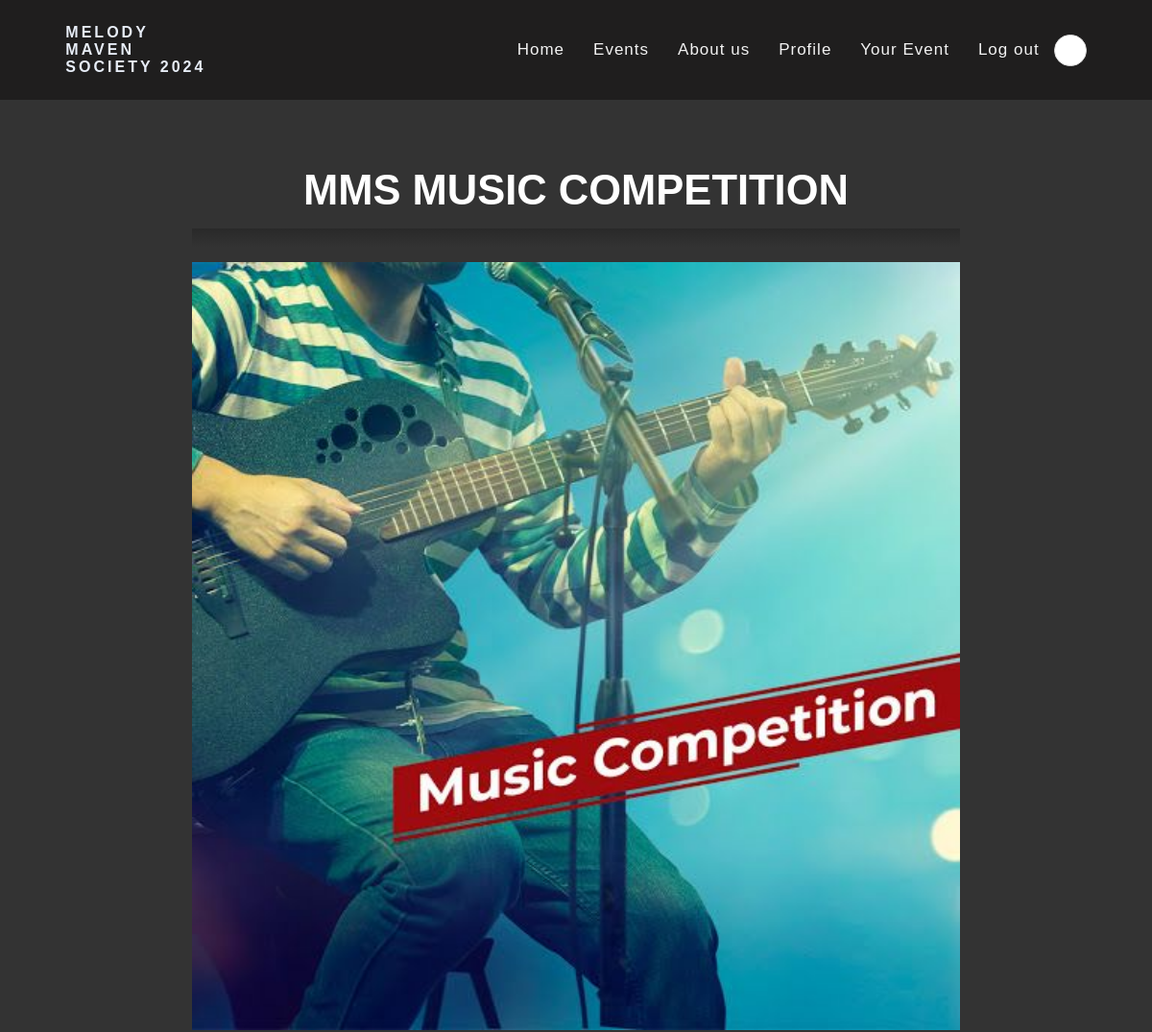
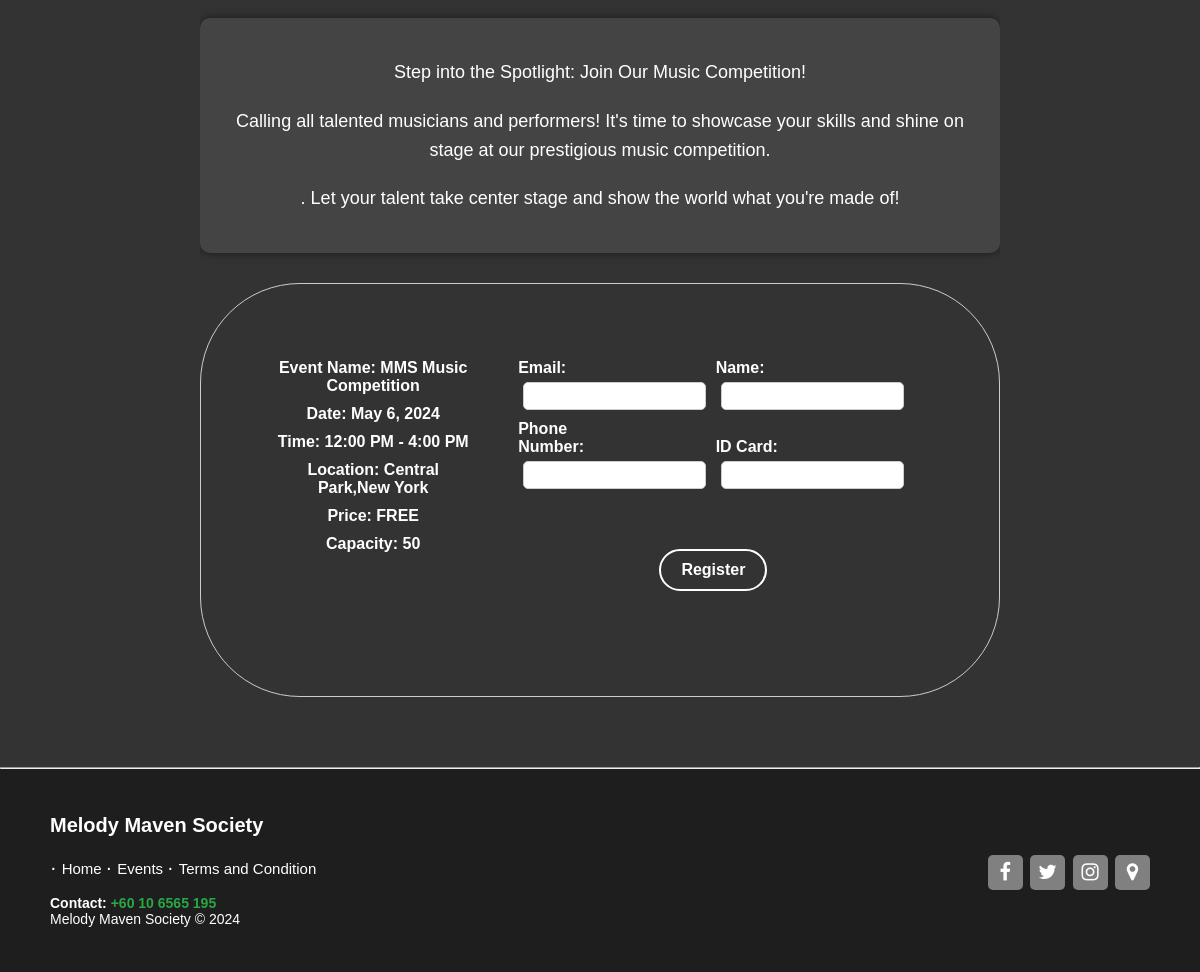
Screenshot of /php/musiccompetition.php (signed in) with the database file from the repository (2 pictures, top to bottom).
### tables this page shows
CREATE TABLE `event` (
  `EventID` int(11) NOT NULL,
  `EventName` varchar(30) NOT NULL,
  `EventDate` date NOT NULL,
  `EventLocation` varchar(255) NOT NULL,
  `EventPrice` varchar(30) NOT NULL,
  `EventCapacity` int(255) NOT NULL,
  `EventTime` varchar(255) NOT NULL,
  `status` varchar(255) NOT NULL
);

### php/musiccompetition.php (the view, shortened to what this page needs)
<?php
include 'headermember.php';
$con = new mysqli(DB_HOST, DB_USER, DB_PASS, DB_NAME);
$event_id = 3;
$sql_event = "SELECT * FROM event WHERE EventID = ?";
$stmt_event = $con->prepare($sql_event);
$stmt_event->bind_param("i", $event_id);
$stmt_event->execute();
$result_event = $stmt_event->get_result();
$event = $result_event->fetch_assoc();
?>
<!DOCTYPE html>
<html lang="en">
<head>
    <link rel="stylesheet" href="../css/eventregister1.css">
</head>
<body>
    <div class="container">
        <div class="eventh2">
            <h2><?php echo $event['EventName']; ?></h2>
        </div>
        <div class="gaminge1">
            <img src="../image/musiccompetition.jpg" alt="<?php echo $event['EventName']; ?>">
        </div>
        <div class="event">
            <p>
                <ul>
                     <li>Step into the Spotlight: Join Our Music Competition!</li>
                    <li>Calling all talented musicians and performers! It's time to showcase your skills and shine on stage at our prestigious music competition. </li>
                    <li>. Let your talent take center stage and show the world what you're made of!</li>
                </ul>
            </p>
        </div>
        <div class="event-details">
            <div class="details">
                <p><strong>Event Name:</strong> <?php echo $event['EventName']; ?></p>
                <p><strong>Date:</strong> <?php echo date('F j, Y', strtotime($event['EventDate'])); ?></p>
                <p><strong>Time:</strong> <?php echo $event['EventTime']; ?></p>
                <p><strong>Location:</strong> <?php echo $event['EventLocation']; ?></p>
                <p><strong>Price:</strong> <?php echo $event['EventPrice']; ?></p>
                <p><strong>Capacity:</strong> <?php echo $event['EventCapacity']; ?></p>
            </div>
            <div class="user-input">
                <form id="registrationForm" action="" method="post">
                    <div>
                        <label for="email">Email:</label>
                        <input type="email" id="email" name="email" required>
                    </div>
                    <div>
                        <label for="name">Name:</label>
                        <input type="text" id="name" name="name" required>
                    </div>
                    <div>
                        <label for="phone">Phone Number:</label>
                        <input type="tel" id="phone" name="phone" required>
                    </div>
                    <div>
                        <label for="id_card">ID Card:</label>
                        <input type="text" id="id_card" name="id_card" required>
                    </div>
                    <input type="submit" name="register" class="buy-1" value="Register">
                </form>
            </div>
        </div>
    </div>
    <hr>
    <?php require 'footer.php'; ?>
</body>
</html>

### css/headermember.css (style rules this page uses)
* { margin:0px; padding: 0px; box-sizing:border-box; }
body { margin: 0; font-family: Arial, Helvetica, sans-serif; }

### css/eventregister1.css (style rules this page uses)
body { background-color: #333333; color: white; font-family: Arial, sans-serif; }
img { display: block; width: 100%; height: auto; margin: 0 auto; }
.container { width: 80%; max-width: 800px; margin: 50px auto; overflow: hidden; text-align: center; }
.gaminge1 { text-align: center; margin-bottom: 20px; }
.eventh2 { text-align: center; color: white; font-size: 29px; margin-bottom: 30px; text-transform: uppercase; font-weight: bold; position: relative; padding: 20px; }
.eventh2::before { content: ''; position: absolute; top: -10px; left: 50%; width: 100px; height: 10px; background-color: #4CAF50; transform: translateX(-50%); border-radius: 20px; }
.eventh2::after { content: ''; position: absolute; bottom: -15px; left: 0; width: 100%; height: 20px; background: linear-gradient(to bottom, rgba(0,0,0,0.2), transparent); }
.event { margin-bottom: 30px; background-color: #444; padding: 20px; border-radius: 10px; box-shadow: 0 0 10px rgba(0, 0, 0, 0.5); }
.event p, .event li { text-align: center; color: white; font-size: 18px; line-height: 1.6; margin-top: 20px; }
.event ul { padding-left: 0; list-style: none; }
.event ul li { margin-bottom: 10px; }
.event ul li::before { display: inline-block; width: 1em; margin-left: -1em; }
.user-input { text-align: center; margin-bottom: 30px; }
.user-input div { margin-bottom: 10px; display: inline-block; }
.user-input label { display: inline-block; width: 100px; text-align: left; color: white; font-size: 16px; font-weight: bold; }
.user-input input[type="text"], .user-input input[type="email"], .user-input input[type="tel"] { width: 200px; padding: 5px; border-radius: 5px; border: 1px solid #ccc; font-size: 14px; }
.buy-1 { display: inline-block; padding: 10px 20px; border: 2px solid #FFF; border-radius: 25px; background-color: transparent; color: #FFF; text-decoration: none; font-size: 16px; font-weight: bold; cursor: pointer; transition: all 0.3s; margin-top: 50px; }
.event-details { display: flex; justify-content: space-between; margin-bottom: 20px; border: 1px solid #ccc; padding: 75px; border-radius: 100px; }
.details { flex: 0 0 30%; }
.details p { color: white; font-size: 16px; margin-bottom: 10px; font-weight: bold; }
.user-input { flex: 0 0 65%; }
.user-input label { display: block; color: white; font-size: 16px; margin-bottom: 5px; font-weight: bold; }
.user-input input[type="text"], .user-input input[type="email"], .user-input input[type="tel"] { width: calc(100% - 10px); padding: 5px; border-radius: 5px; border: 1px solid #ccc; font-size: 14px; }

### rows the page displays
event: EventName "MMS MUSIC COMPETITION", EventName "MMS Music Competition", EventDate "May 6, 2024", EventTime "12:00 PM - 4:00 PM", EventLocation "Central Park,New York", EventPrice "FREE", EventCapacity "50"
